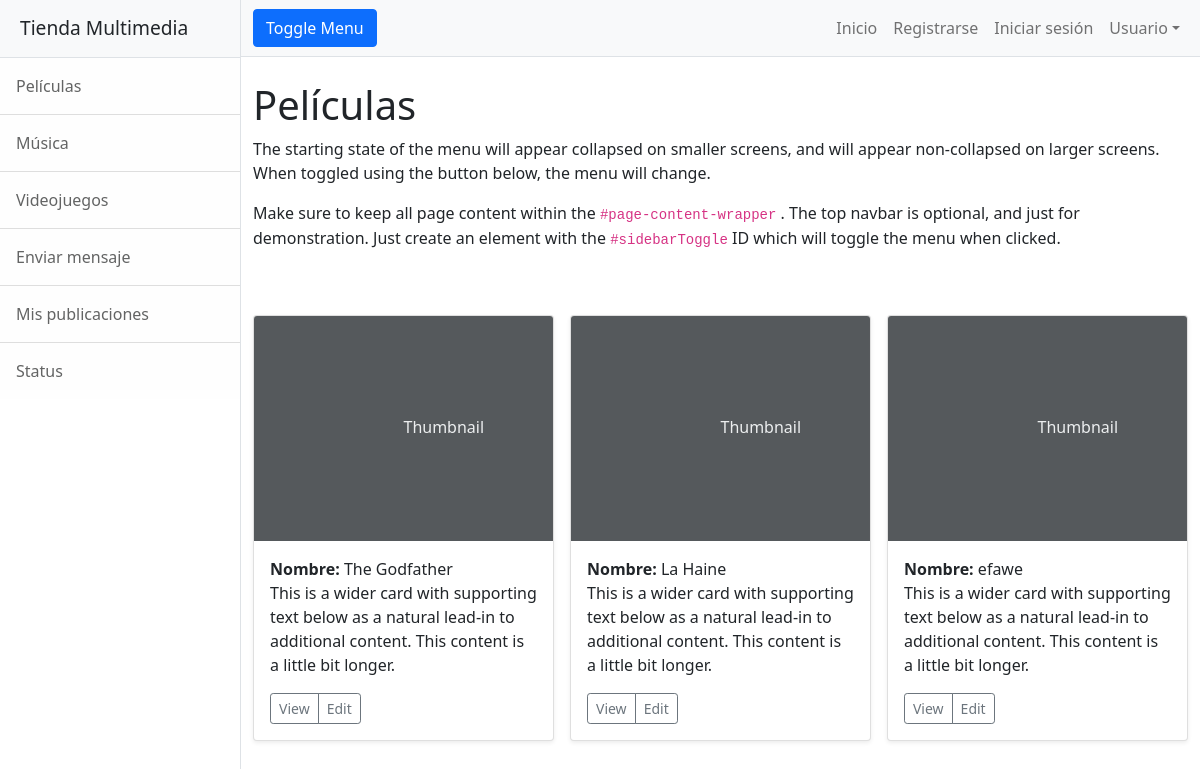
/nombrepagina/peliculas/, run on an earlier commit of the app's database.
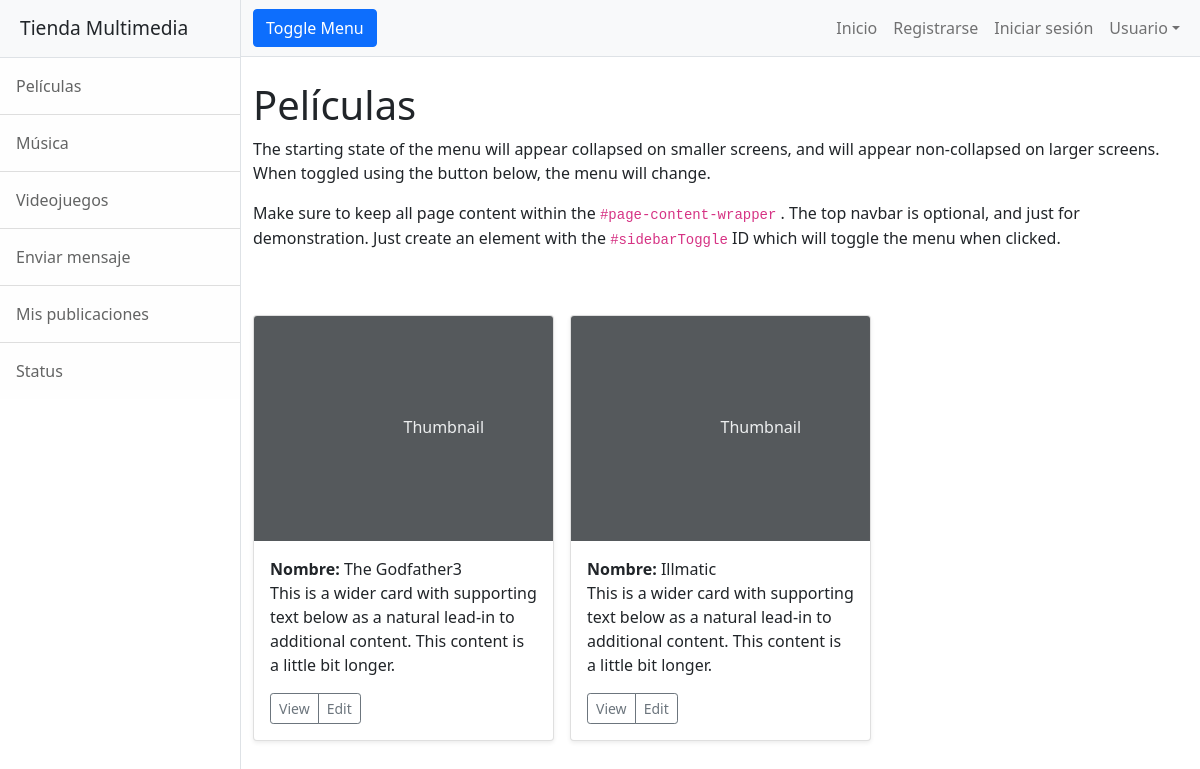
And on a later commit of the database.
### app_entregafinal/models.py (models this page shows, shortened)
class pelicula(models.Model):
    nombre = models.CharField(max_length=30, null = True)
    genero = models.CharField(max_length=30, null = True)
    estreno = models.DateField()
    director = models.CharField(max_length=30, null = True)

### app_entregafinal/views.py (the view)
# urls.py: path('peliculas/', views.peliculas, name = "peliculas"),
def peliculas(request):
    peliculas = pelicula.objects.all()
    contexto = {'peliculas': peliculas}
    return render(request, "app_entregafinal/pelicula.html", contexto)

### app_entregafinal/templates/app_entregafinal/pelicula.html
{% extends "app_entregafinal/plantilla_base.html" %}
{% block style_block %}
<div class="container-fluid">
    <h1 class="mt-4">Películas</h1>
    <p>The starting state of the menu will appear collapsed on smaller screens, and will appear non-collapsed on larger screens. When toggled using the button below, the menu will change.</p>
    <p>
        Make sure to keep all page content within the
        <code>#page-content-wrapper</code>
        . The top navbar is optional, and just for demonstration. Just create an element with the
        <code>#sidebarToggle</code>
        ID which will toggle the menu when clicked.
    </p>
</div>
<div class="album py-5">
    <div class="container">
      <div class="row row-cols-1 row-cols-sm-2 row-cols-md-3 g-3">
        {% for pelicula in peliculas %}
        <div class="col">
          <div class="card shadow-sm">
            <svg class="bd-placeholder-img card-img-top" width="100%" height="225" xmlns="http://www.w3.org/2000/svg" role="img" aria-label="Placeholder: Thumbnail" preserveAspectRatio="xMidYMid slice" focusable="false"><title>Placeholder</title><rect width="100%" height="100%" fill="#55595c"/><text x="50%" y="50%" fill="#eceeef" dy=".3em">Thumbnail</text></svg>
            <div class="card-body">
              <b>Nombre:</b> {{pelicula.nombre}}
              <p class="card-text">This is a wider card with supporting text below as a natural lead-in to additional content. This content is a little bit longer.</p>
              <div class="d-flex justify-content-between align-items-center">
                <div class="btn-group">
                  <button type="button" class="btn btn-sm btn-outline-secondary">View</button>
                  <button type="button" class="btn btn-sm btn-outline-secondary">Edit</button>
                </div>
              </div>
            </div>
          </div>
        </div>
        {% endfor %}
      </div>
    </div>
</div>
{% endblock style_block %}

### app_entregafinal/templates/app_entregafinal/plantilla_base.html (shortened to what this page needs)
{% load static %}
<!DOCTYPE html>
<html lang="en">
    <head>
        <link href="{% static 'css/styles.css' %}" rel="stylesheet" />
    </head>
    <body>
        <div class="d-flex" id="wrapper">
            <div class="border-end bg-white" id="sidebar-wrapper">
                <div class="sidebar-heading border-bottom bg-light">Tienda Multimedia</div>
                <div class="list-group list-group-flush">
                    <a class="list-group-item list-group-item-action list-group-item-light p-3" href="{% url 'peliculas' %}">Películas</a>
                    <a class="list-group-item list-group-item-action list-group-item-light p-3" href="{% url 'musica' %}">Música</a>
                    <a class="list-group-item list-group-item-action list-group-item-light p-3" href="{% url 'videojuegos' %}">Videojuegos</a>
                    <a class="list-group-item list-group-item-action list-group-item-light p-3" href="#!">Enviar mensaje</a>
                    <a class="list-group-item list-group-item-action list-group-item-light p-3" href="{% url 'mis-publicaciones' %}">Mis publicaciones</a>
                    <a class="list-group-item list-group-item-action list-group-item-light p-3" href="#!">Status</a>
                </div>
            </div>
            <div id="page-content-wrapper">
                <nav class="navbar navbar-expand-lg navbar-light bg-light border-bottom">
                    <div class="container-fluid">
                        <button class="btn btn-primary" id="sidebarToggle">Toggle Menu</button>
                        <div class="collapse navbar-collapse" id="navbarSupportedContent">
                            <ul class="navbar-nav ms-auto mt-2 mt-lg-0">
                                <li class="nav-item active"><a class="nav-link" href="{% url 'inicio' %}">Inicio</a></li>
                                <li class="nav-item"><a class="nav-link" href="#!">Registrarse</a></li>
                                <li class="nav-item"><a class="nav-link" href="#!">Iniciar sesión</a></li>
                                <li class="nav-item dropdown">
                                    <a class="nav-link dropdown-toggle" id="navbarDropdown" href="#" role="button" data-bs-toggle="dropdown" aria-haspopup="true" aria-expanded="false">Usuario</a>
                                </li>
                            </ul>
                        </div>
                    </div>
                </nav>
                {% block style_block %}
                {% endblock style_block %}
            </div>
        </div>
    </body>
</html>

What changed in the data, as far as the page shows it:
removed pelicula: nombre "La Haine"
removed pelicula: nombre "efawe"
changed pelicula: nombre "The Godfather" → "The Godfather3"
added pelicula: nombre "Illmatic"
